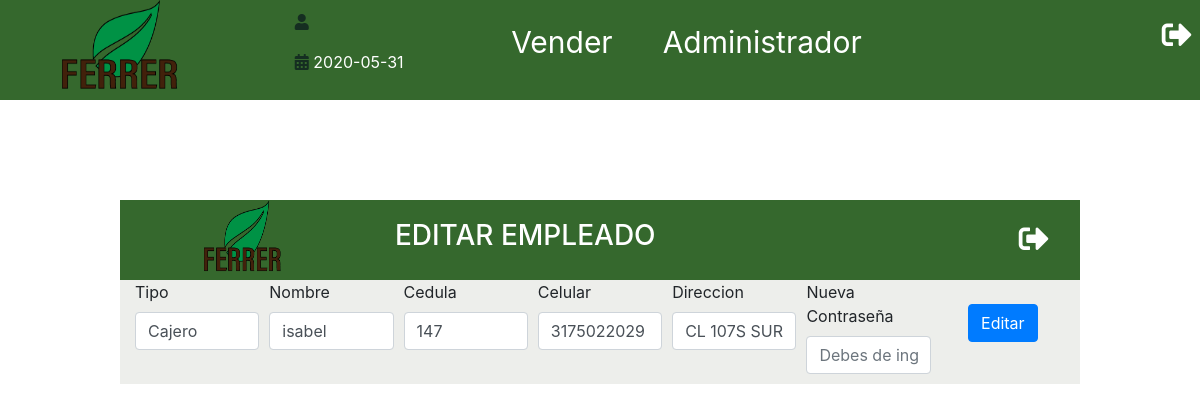
The app's page /updEmpleado.php?id=21, older data.
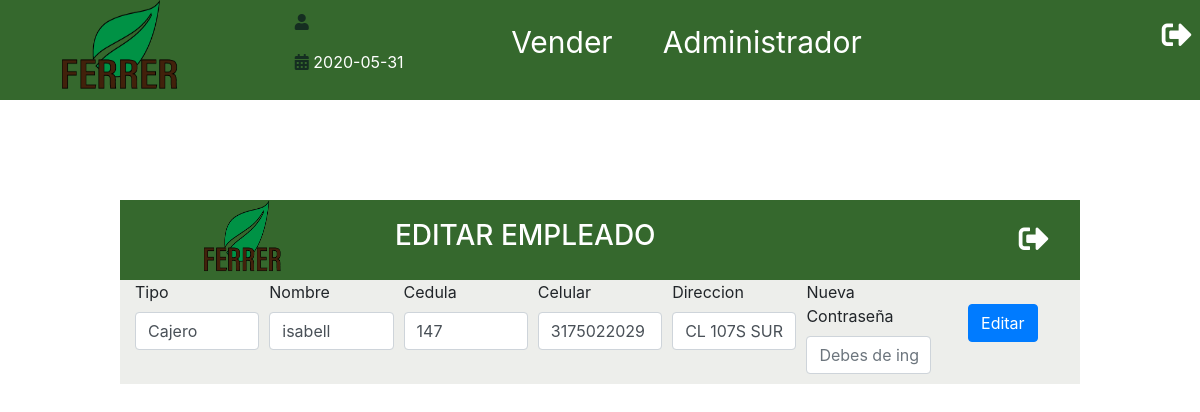
The same page, newer data.
### tables this page shows
CREATE TABLE `empleado` (
  `id_empleado` int(11) NOT NULL,
  `Cargo` varchar(15) NOT NULL,
  `Nombre` varchar(30) NOT NULL,
  `Cedula` varchar(15) NOT NULL,
  `Celular` varchar(15) NOT NULL,
  `Direccion` varchar(50) NOT NULL,
  `passwd` varchar(60) NOT NULL
);

### includes/funciones/consultas.php (called while the page is built, shortened)
<?php
function obtenerEmpleado($id){
    include 'bd_conexion.php';
    try{
        return $conn->query("SELECT id_empleado, Cargo, Nombre, Cedula, Celular, Direccion, passwd  FROM empleado WHERE id_empleado = $id");
    }catch (Exception $e){
        echo "Error!!". $e->getMessage() ."<br>";
        return false;
    }
}
?>

### updEmpleado.php (the view, shortened to what this page needs)
<?php include_once 'includes/templates/header.php';
include_once 'includes/funciones/consultas.php';
?>
<?php
        $id = filter_var($_GET['id'],FILTER_VALIDATE_INT);
        $resultado = obtenerEmpleado($id);
        $contacto = $resultado->fetch_assoc();
?>
    <div class="inventarioMORE UPDATE" >
            <div class="TengoEstilos">
               <img src="./img/logo.png" alt="Logo">
                <h3>EDITAR EMPLEADO</h3>
                <a href="Admin.php"><i class="fas fa-sign-out-alt Singout" id="CerrarEmpleado"></i></a>
            </div>
        <div class="container">
               <form class="Anadir" id="Fempleado" method="POST">
                       <div class="form-row">
                            <div class="col">
                              <label for="">Tipo</label>
                                <input list="looker" value="<?php echo $contacto['Cargo'] ?>" placeholder="Cargo empelado" id="cargo" name="Tipo" class="form-control">
                            </div>
                            <div class="col">
                              <label for="nombre">Nombre</label>
                              <input type="text" name="nombre" id="nombreEmpleado" class="form-control"
                              value="<?php echo $contacto['Nombre'] ?>">
                            </div>
                            <div class="col">
                              <label for="cedula">Cedula</label>
                              <input type="number" name="cedula" id="CedulaEmpleado" class="form-control"
                              value="<?php echo $contacto['Cedula'] ?>">
                            </div>
                            <div class="col">
                              <label for="celular">Celular</label>
                              <input type="tel" name="celular" id="CelularEmpleado" class="form-control"
                              value="<?php echo $contacto['Celular'] ?>">
                            </div>
                            <div class="col">
                              <label for="direccion">Direccion</label>
                              <input type="text" name="direccion" id="direccionEmpleado" class="form-control"
                              value="<?php echo $contacto['Direccion'] ?>" >
                            </div>
                            <div class="col">
                              <label for="contraseña">Nueva Contraseña</label>
                              <input type="password" name="contraseña" id="passEmpleado" class="form-control"
                              placeholder="Debes de ingresar una contraseña" >
                             </div>
                            <div class="col Enviar">
                              <button type="submit"  class="btn btn-primary mb-2">Editar</button>
                            </div>
                      </div>
            </form>
        </div>
    </div>
<?php include_once 'includes/templates/footer.php'; ?>

### includes/templates/header.php (shortened to what this page needs)
<?php
$hoy = date("Y-m-j");
?>
<!DOCTYPE html>
<html lang="en">
<head>
    <link rel="stylesheet" href="https://use.fontawesome.com/releases/v5.6.3/css/all.css">
    <link rel="stylesheet" href="./css/style.css">
    <link rel="stylesheet" href="https://stackpath.bootstrapcdn.com/bootstrap/4.4.1/css/bootstrap.min.css">
      <link rel="stylesheet" href="https://use.fontawesome.com/releases/v5.4.1/css/all.css">
    <link rel="stylesheet" href="https://use.fontawesome.com/releases/v5.4.1/css/all.css">
</head>
<body>
    <header>
    <div class="Home">
    <nav class="TengoEstilos">
        <img src="./img/logo.png" alt="Logo">
        <div>
        <p class="header-session"><i class="icon fas fa-user"></i><?php echo $_SESSION['nombre']; ?></p>
        <p class="header-session"><i class="icon fas fa-calendar-alt"></i> <?php echo $hoy; ?></p>
        </div>
        <ul class="enlace-navegacion">
            <li><a id="vender" class="encalce" href="Venta.php">Vender</a></li>
            <li><a id="admin"  class="encalce" href="Admin.php">Administrador</a></li>
            <a href="index.php?cerrar_session=true"><i class="fas fa-sign-out-alt Singout"></i></a>
        </ul>
    </nav>
   </header>

### includes/templates/footer.php (shortened to what this page needs)
</body>
</html>

### css/style.css (style rules this page uses)
* { margin:0; }
body { margin: 0; width: 100vw; font-family: 'Lato',Arial, Helvetica, sans-serif ; justify-content: center; }
.TengoEstilos { background: #35682d; width: 100%; height: auto; display: flex; justify-content: space-around; align-items: center; }
.TengoEstilos img { width: 120px; height: 100px; margin: 0 50px; }
ul { display: flex; }
li { list-style: none; margin-left: 50px; }
li a { font-size: 30px; text-decoration: none; color: #fff }
.Singout { color: #fff; margin-left: 300px; font-size: 30px; }
li { font-size: 20px; }
form { display: flex; flex-direction: column; justify-content: center; align-items: center; }
label { display: block; margin-bottom: 10px; }
h3 { color: white; font-weight: 300; }
.inventarioMORE { background-color:rgb(237, 238, 235); width: 80vw; height: auto; display: none; position: absolute; flex-direction: column; justify-content: center; align-self: center; top: 25%; left: 10%; overflow: hidden; }
.inventarioMORE img { width: 80px; height: 80px; }
.Enviar { display: flex; justify-content: center; align-items: center; }
.Anadir { margin-bottom: 10px; }
.UPDATE { display: flex; }
.header-session { color: #fff; margin-left: 31px; }
.icon { color: #152e21; }

Row changes from the older to the newer data that the page shows:
changed empleado "Cajero": nombre "isabel" → "isabell"
